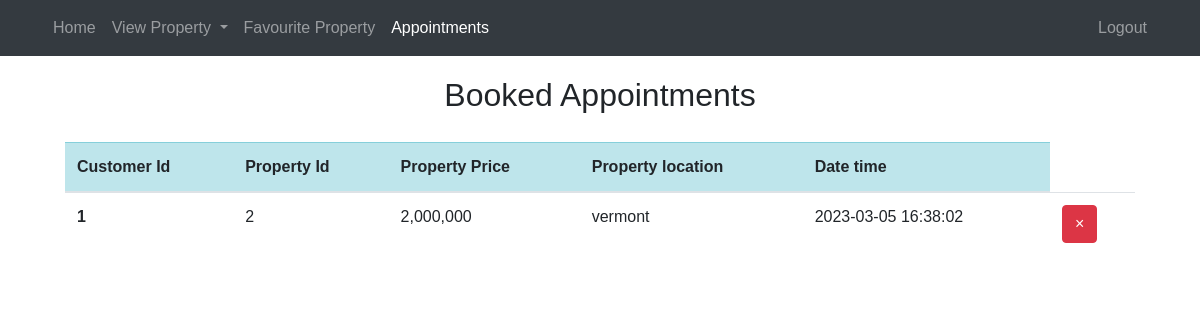
/appointment (signed in), run on the app's committed database.
### project_code/models.py (models this page shows)
class Appointments(db.Model):
    id = db.Column(db.Integer, primary_key=True)
    user_id = db.Column(db.Integer, db.ForeignKey('user.id'))
    property_id = db.Column(db.Integer, db.ForeignKey('property.id'))
    property_price = db.Column(db.String(10000), db.ForeignKey('property.price'))
    property_location = db.Column(db.String(10000), db.ForeignKey('property.location'))
    date = db.Column(db.DateTime(timezone=True), default=func.now())
    customer_email = db.Column(db.String(10000), db.ForeignKey('user.email'))

### project_code/views.py (the view)
@views.route('/appointment', methods=['GET', 'POST'])
@login_required
def appointment():
    properties = Appointments.query.all()
    return render_template("appointment.html", user=current_user, properties=properties)

### project_code/templates/appointment.html
{% extends "base.html" %} {% block title %} Appointment {% endblock %}
{% block content %}
<div class = "container div_position1">
    <h2> Booked Appointments </h2>
   </div>
   <div class="div_position3">
    <table class="table">
        <thead class="table-info">
          <tr>
            <th scope="col">Customer Id</th>
            <th scope="col">Property Id</th>
            <th scope="col">Property Price</th>
            <th scope="col">Property location</th>
            <th scope="col">Date time</th>
          </tr>
        </thead>
        <tbody>
          {% for property in properties %}
          <tr>
            <th scope="row">{{property.user_id}}</th>
            <td>{{property.property_id}}</td>
            <td>{{property.property_price}}</td>
            <td>{{property.property_location}}</td>
            <td>{{property.date}}</td>
            <td>
              <form action="/recall_appointment/{{property.property_id}}" method="post">
                <button type="submit" class="btn btn-danger"><span>&times;</span></button>
              </form>
            </td>
          </tr>
          {% endfor %}
        </tbody>
      </table>
 </div>
{% endblock%}

### project_code/static/styles.css (style rules this page uses)
body, html { height: 100%; }
.div_position1 { margin-top: 20px; display: flex; align-items: center; justify-content: center; }
.div_position3 { margin-top: 20px; margin-left: 20px; margin-right: 20px; }
body { font-family: 'Montserrat', sans-serif; }

### data on the page
Appointments: user_id "1", property_id "2", property_price "2,000,000", property_location "vermont", date "2023-03-05 16:38:02"
